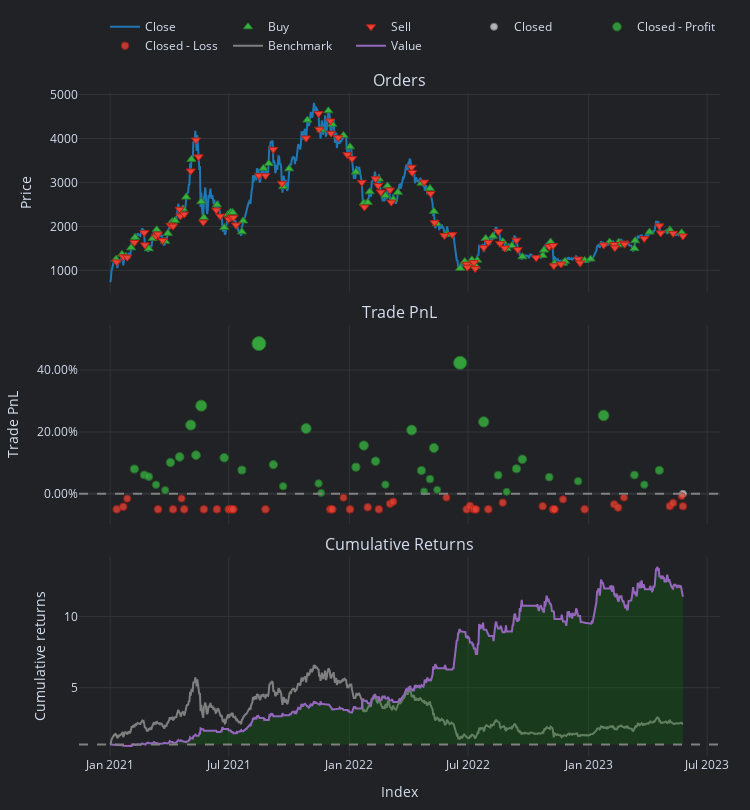

Here is the notebook cell this chart was saved with:
### Code cell
pf[best_sharpe_combination].plot().show()
